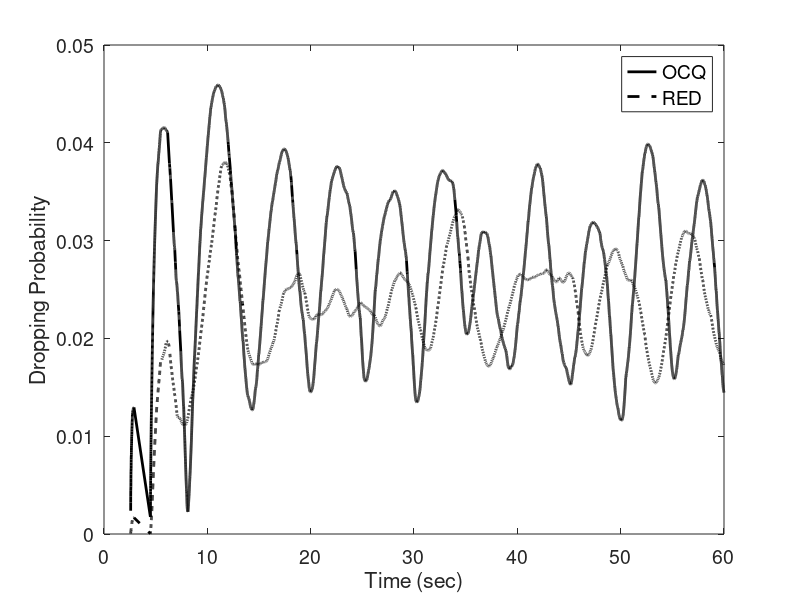

MATLAB code for this plot:
clear;
clc;
load matlab.mat

plot(tocq,ocq,'k','LineWidth',2)
hold on
plot(tred,red,'k--','LineWidth',2)
hold off

xlabel('Time (sec)','FontSize',14)
ylabel('Dropping Probability','FontSize',14)
set(gca, 'XLim',[0 60])
set(gca,'XTick',(0:10:60))
set(gca, 'fontsize',14)
h_legend=legend('OCQ','RED','Location','Best');
set(h_legend,'FontSize',14);